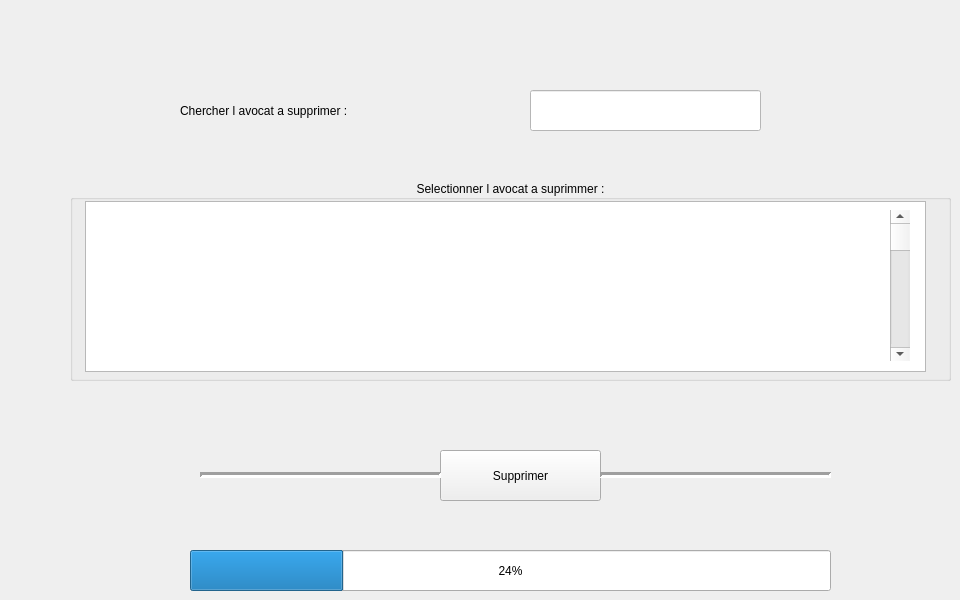
   <widget class="QWidget" name="supprimer">
    <attribute name="title">
     <string>Supprimer</string>
    </attribute>
    <widget class="QGroupBox" name="groupBox_6">
     <property name="geometry">
      <rect>
       <x>70</x>
       <y>180</y>
       <width>881</width>
       <height>201</height>
      </rect>
     </property>
     <property name="styleSheet">
      <string notr="true">font: 10pt &quot;MS Shell Dlg 2&quot;;</string>
     </property>
     <property name="title">
      <string>Selectionner l avocat a suprimmer :</string>
     </property>
     <property name="alignment">
      <set>Qt::AlignCenter</set>
     </property>
     <widget class="QTableView" name="tableView_2">
      <property name="geometry">
       <rect>
        <x>15</x>
        <y>21</y>
        <width>841</width>
        <height>171</height>
       </rect>
      </property>
     </widget>
     <widget class="QScrollBar" name="verticalScrollBar_2">
      <property name="geometry">
       <rect>
        <x>820</x>
        <y>30</y>
        <width>20</width>
        <height>151</height>
       </rect>
      </property>
      <property name="orientation">
       <enum>Qt::Vertical</enum>
      </property>
     </widget>
    </widget>
    <widget class="QPushButton" name="suprimer">
     <property name="geometry">
      <rect>
       <x>440</x>
       <y>450</y>
       <width>161</width>
       <height>51</height>
      </rect>
     </property>
     <property name="styleSheet">
      <string notr="true">font: 10pt &quot;MS Shell Dlg 2&quot;;</string>
     </property>
     <property name="text">
      <string>Supprimer</string>
     </property>
    </widget>
    <widget class="QLabel" name="label">
     <property name="geometry">
      <rect>
       <x>180</x>
       <y>90</y>
       <width>321</width>
       <height>41</height>
      </rect>
     </property>
     <property name="styleSheet">
      <string notr="true">font: 14pt &quot;MS Shell Dlg 2&quot;;</string>
     </property>
     <property name="text">
      <string>Chercher l avocat a supprimer :</string>
     </property>
    </widget>
    <widget class="QLineEdit" name="lineEdit_supp">
     <property name="geometry">
      <rect>
       <x>530</x>
       <y>90</y>
       <width>231</width>
       <height>41</height>
      </rect>
     </property>
     <property name="styleSheet">
      <string notr="true">background-color: rgb(255, 255, 255);</string>
     </property>
    </widget>
    <widget class="QProgressBar" name="progressBar">
     <property name="geometry">
      <rect>
       <x>190</x>
       <y>550</y>
       <width>641</width>
       <height>41</height>
      </rect>
     </property>
     <property name="value">
      <number>24</number>
     </property>
    </widget>
    <widget class="Line" name="line">
     <property name="geometry">
      <rect>
       <x>200</x>
       <y>460</y>
       <width>241</width>
       <height>31</height>
      </rect>
     </property>
     <property name="lineWidth">
      <number>3</number>
     </property>
     <property name="orientation">
      <enum>Qt::Horizontal</enum>
     </property>
    </widget>
    <widget class="Line" name="line_2">
     <property name="geometry">
      <rect>
       <x>600</x>
       <y>460</y>
       <width>231</width>
       <height>31</height>
      </rect>
     </property>
     <property name="styleSheet">
      <string notr="true"/>
     </property>
     <property name="lineWidth">
      <number>3</number>
     </property>
     <property name="orientation">
      <enum>Qt::Horizontal</enum>
     </property>
    </widget>
   </widget>
